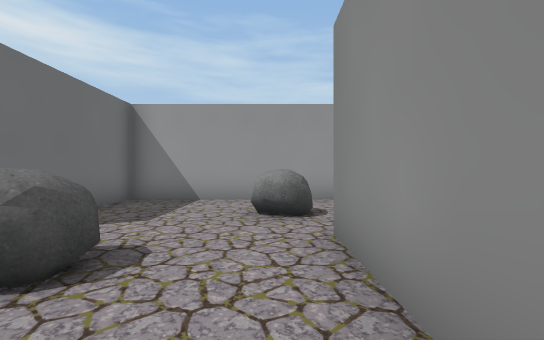
view 1 (above)

17 first-person views from a walk through a Unity game level. The camera is 1.5 m above the floor, looks level and sees 90° across. The floor is counted in squares, 2 m on a side. Each view is taken from the middle of a square. On the plan, view 1 faces up. The plan holds only what a view shows up to about 10 squares ahead; the rest is blank. The place goes on beyond the plan. The player character is not drawn.

view 2
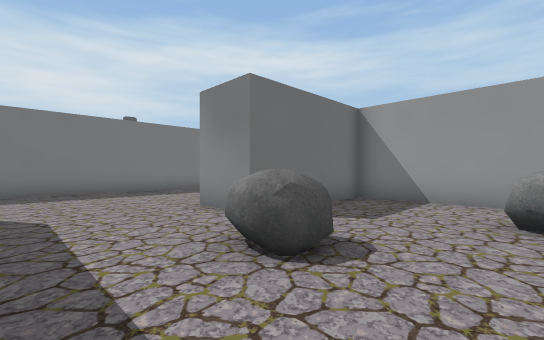

view 3
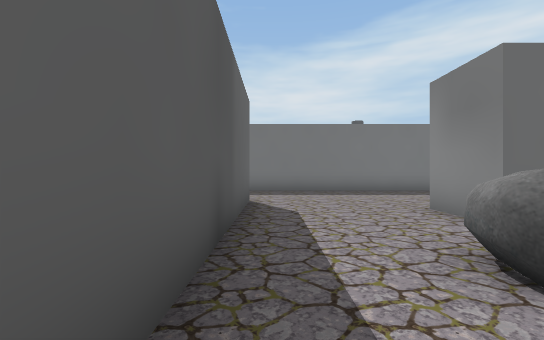

view 4
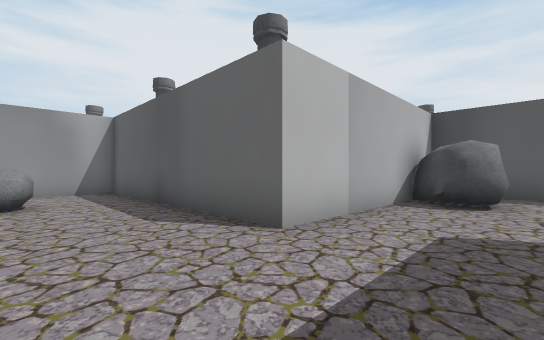

view 5
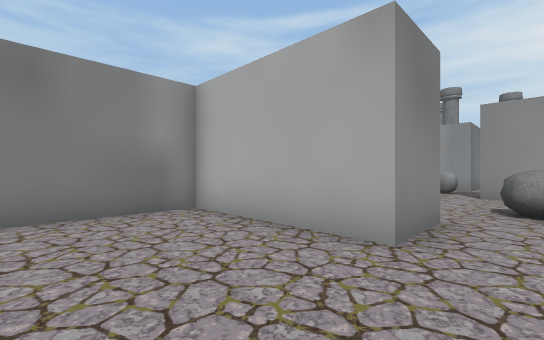

view 6
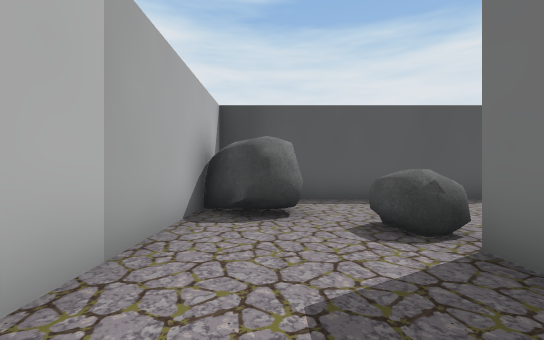

view 7
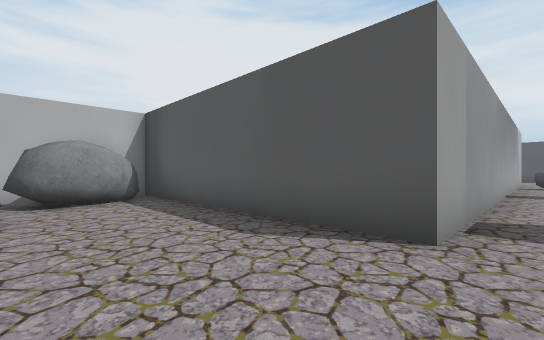

view 8
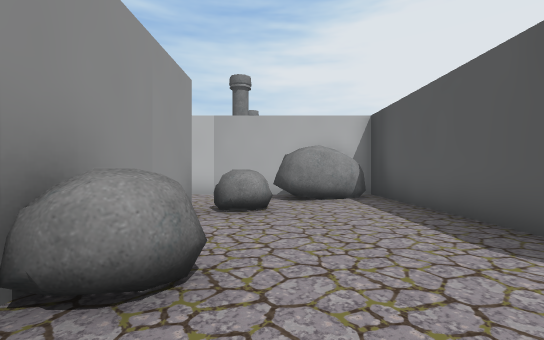

view 9
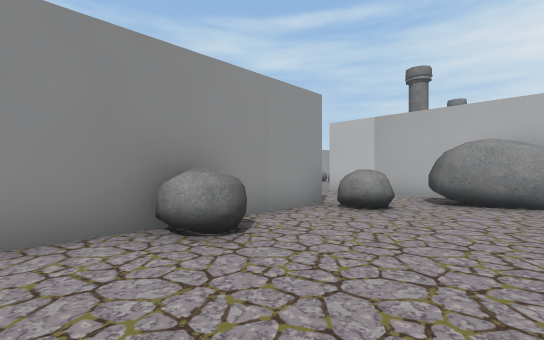

view 10
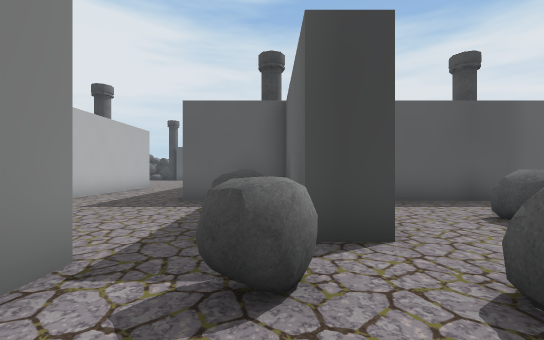

view 11
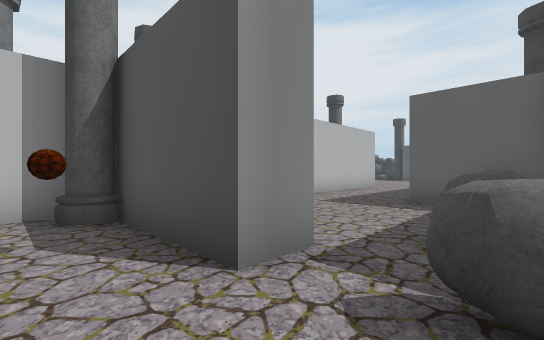

view 12
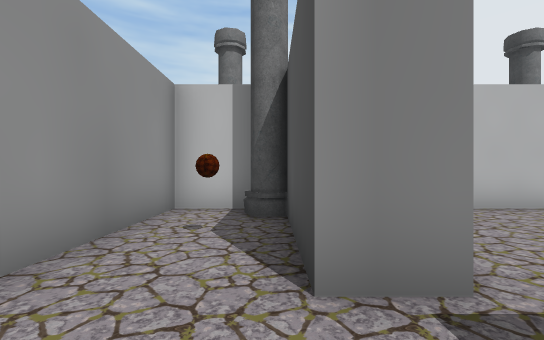

view 13
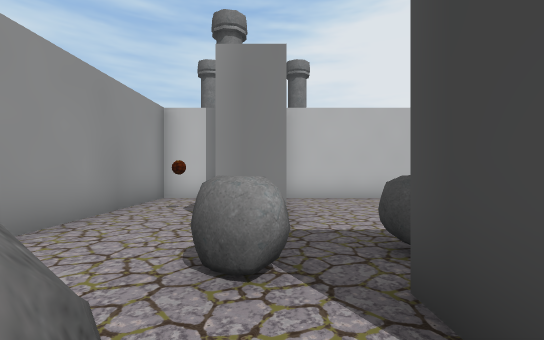

view 14
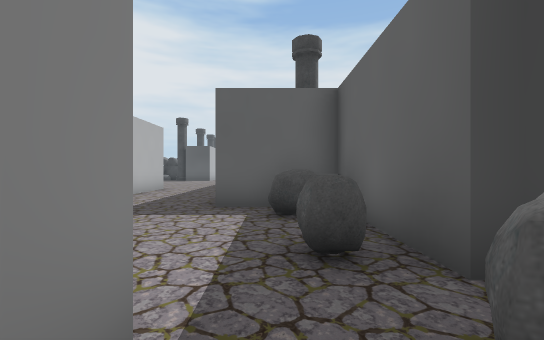

view 15
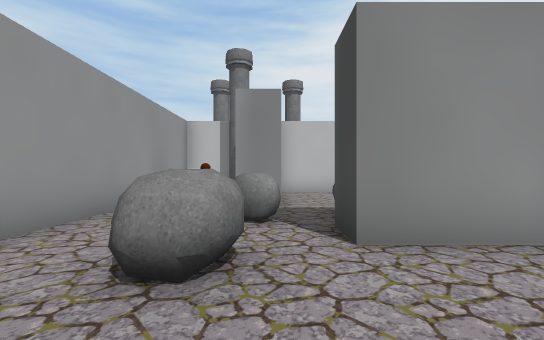

view 16
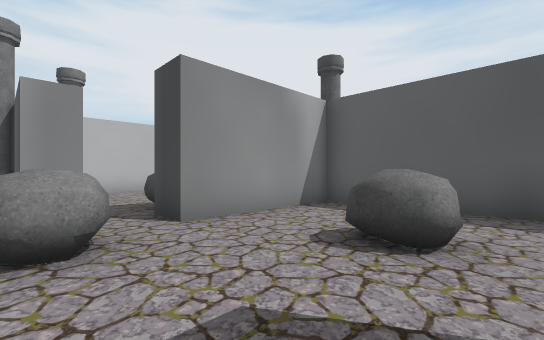

view 17
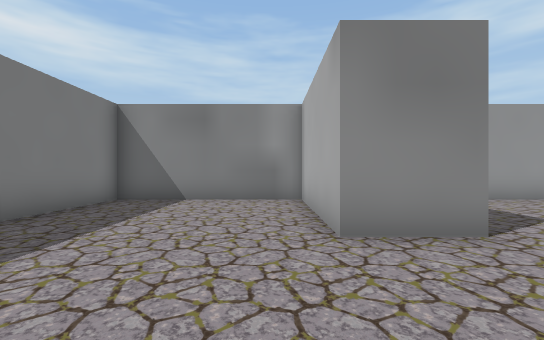

### Floor plan
Points are (right, up) in squares from view 1. A wall is a line through its corners. A room is listed if a view was taken in it or the views show most of it. See-through windows are left out.
Room 1 (views 1, 2, 3, 4, 5, 6, 7, 8, 9, 10, 11, 12, 13, 14, 15, 16, 17)
walls: (-6.6, -4.2) (-6.6, -0.6) (0.7, -0.6) (0.7, 3.2) (1.7, 3.2); (3.6, 3.8) (3.6, 4.7) (6.4, 4.7) (6.3, 5.2); (7.3, 5.2) (7.3, 6.9) (-3.6, 6.9) (-3.6, 3) (-5.2, 3) (-5.2, 6.9) (-9.9, 6.9) (-9.9, -2.5) (-15, -2.5); (-14.3, -17.4) (-14.3, -7) (-6.6, -7)
ways out: opening at (2.5, 3)
objects: other object (-13, -3); other object (-10, -4) to (-10, -3); other object (-8, -6) to (-7, -4); other object (-2, 2); other object (0, 5); other object (2, 4)

Positions as (right, up) in squares from view 1, and headings:
1: (0, 0), facing up
2: (0, 0), facing up-left
3: (0, 0), facing left
4: (-9, 2), facing down-right
5: (-8, 2), facing up-right
6: (-8, 0), facing down
7: (-15, -4), facing down-right
8: (-15, -4), facing right
9: (-15, -6), facing up-right
10: (2, 6), facing down
11: (2, 6), facing down-right
12: (2, 5), facing right
13: (0, 4), facing right
14: (3, 5), facing down
15: (-2, 4), facing right
16: (-3, 5), facing down-right
17: (-6, 0), facing up
